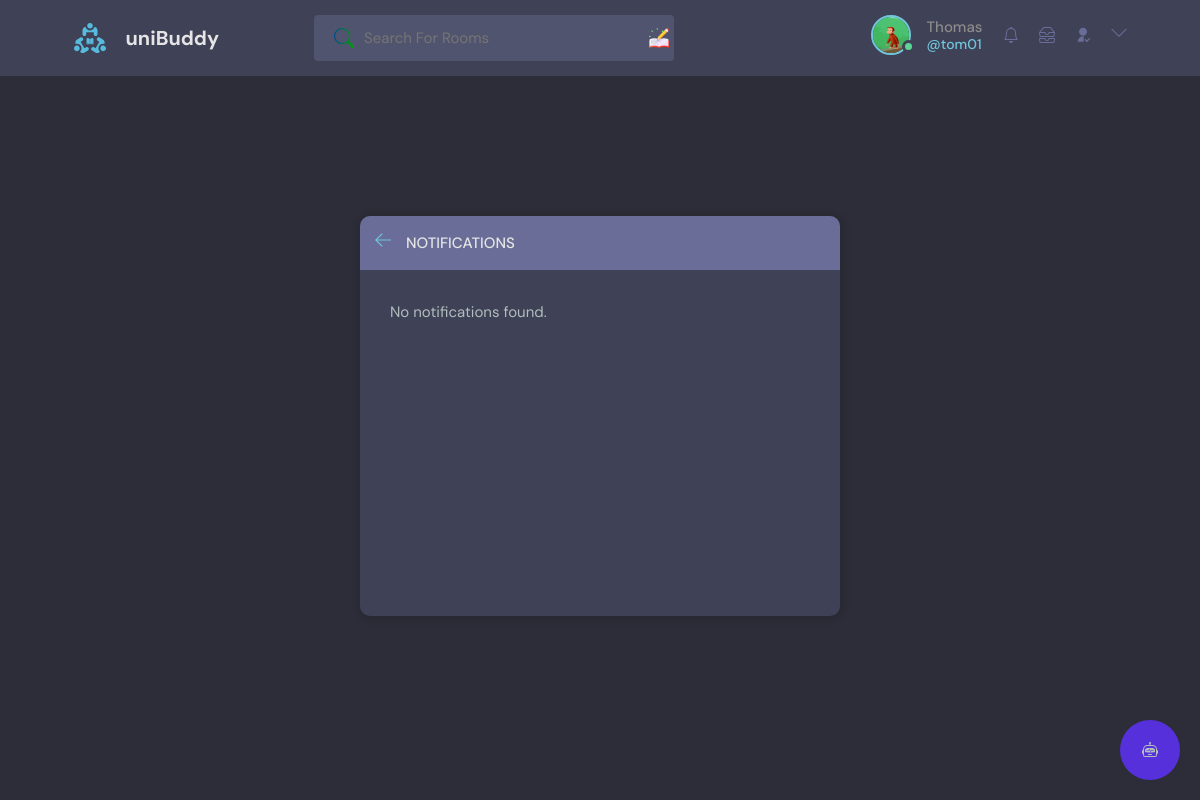
Page /get_notifications/ (signed in) on the earlier database version.
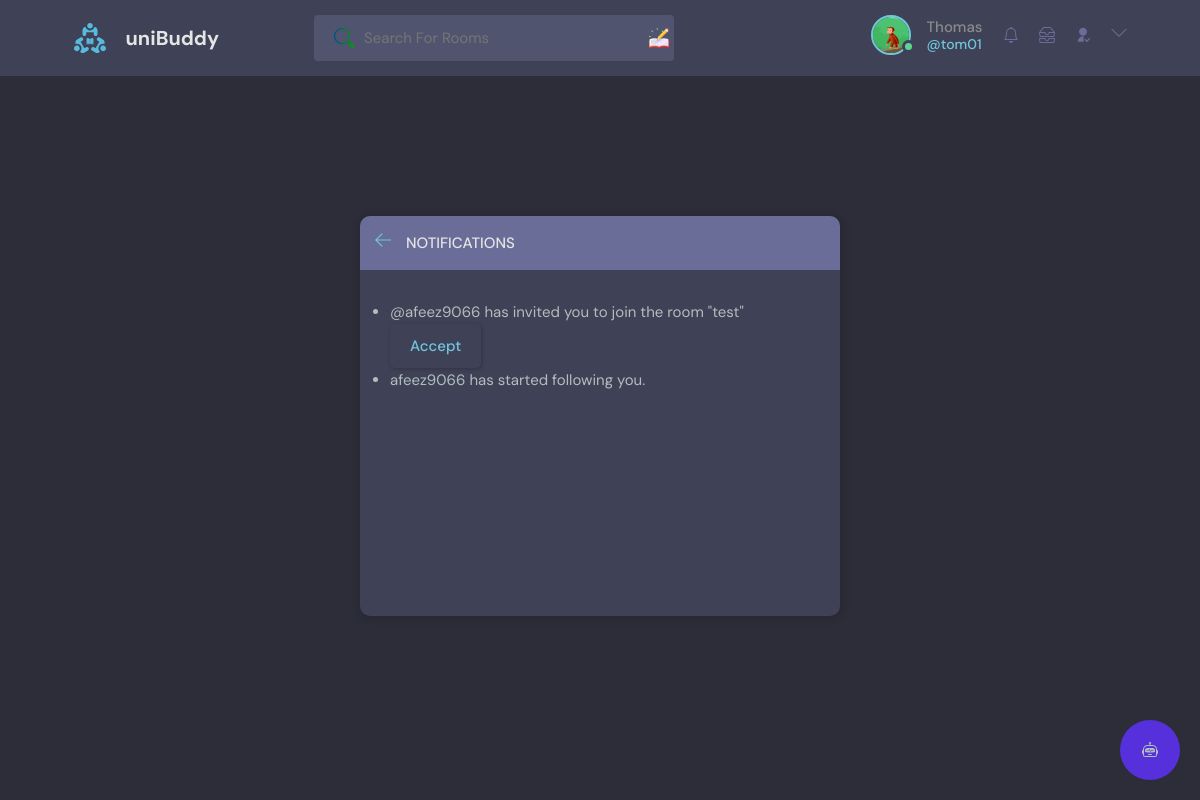
Same page on the later database version.
### base/models.py (models this page shows, shortened)
class Notification(models.Model):
    sender = models.ForeignKey(User, on_delete=models.CASCADE, related_name='sender')
    receiver = models.ForeignKey(User, on_delete=models.CASCADE, related_name='receiver')
    notification_type = models.CharField(max_length=100)
    created_at = models.DateTimeField(auto_now_add=True)
    is_read = models.BooleanField(default=False)
    room = models.ForeignKey(Room, on_delete=models.CASCADE, null=True, blank=True)

class User(AbstractUser):
    name = models.CharField(max_length=200, null=True)
    email = models.EmailField(unique=True, null=True)
    bio = models.TextField(null=True)
    avatar = models.ImageField(null=True, default="avatar.svg")
    followers = models.ManyToManyField('self', related_name='following', blank=True, symmetrical=False)
    follower_count = models.IntegerField(default=0)
    last_checked = models.DateTimeField(auto_now_add=True)
    USERNAME_FIELD = 'email'
    REQUIRED_FIELDS = []

class Room(models.Model):
    host = models.ForeignKey(User, on_delete=models.SET_NULL, null=True)
    topic = models.ForeignKey(Topic, on_delete=models.SET_NULL, null=True)
    name = models.CharField(max_length=200)
    description = models.TextField(null=True, blank=True)
    participants = models.ManyToManyField(
        User, related_name='participants', blank=True)
    updated = models.DateTimeField(auto_now=True)
    created = models.DateTimeField(auto_now_add=True)
    upvotes = models.IntegerField(default=0)
    upvoted_by = models.ManyToManyField(User, related_name='upvoted_rooms')
    is_private = models.BooleanField(default=False)
    access_code = models.CharField(max_length=10, blank=True, null=True)
    admins = models.ManyToManyField(User, related_name="admin_rooms", blank=True)
    class Meta:
        ordering = ['-updated', '-created']

### base/views.py (the view)
# urls.py: path('get_notifications/', views.get_notifications, name='get_notifications'),
def get_notifications(request):
    user = request.user
    notifications = Notification.objects.filter(receiver=request.user).order_by('-created_at')
    user.last_checked = timezone.now()
    user.save()
    return render(request, 'base/notifications.html', {'notifications': notifications})

### base/templatetags/custom_tags.py (called while the page is built)
@register.simple_tag
def unread_messages_count(user):
    return user.messages.filter(is_read=False).count()

### base/templatetags/notification_tags.py (called while the page is built)
@register.simple_tag
def unread_notifications_count(user):
    last_checked = user.last_checked
    return Notification.objects.filter(receiver=user, created_at__gt=last_checked).count()

### base/templates/base/notifications.html (shortened to what this page needs)
{% extends 'main.html' %}
{% load static %}
{% block content %}
<main class="notifications layout">
  <div class="container">
    <div class="layout__box">
      <div class="layout__boxHeader">
        <div class="layout__boxTitle">
          <a href="{% url 'home' %}">
            <svg version="1.1" xmlns="http://www.w3.org/2000/svg" width="32" height="32" viewBox="0 0 32 32">
              <title>arrow-left</title>
              <path
                d="M13.723 2.286l-13.723 13.714 13.719 13.714 1.616-1.611-10.96-10.96h27.625v-2.286h-27.625l10.965-10.965-1.616-1.607z">
              </path>
            </svg>
          </a>
          <h3>Notifications</h3>
        </div>
      </div>
      <div class="notifications-page layout__body">
        {% if notifications %}
          <ul class="list-group">
            {% for notification in notifications %}
            <li class="list-group-item">
              <div class="notification-container">
                <div class="notification-content">
                  {% if notification.notification_type == 'follow' %}
                    <p>{{ notification.sender.username }} has started following you.</p>
                    {% elif notification.notification_type == 'room_invite' %}
                    <p>@{{ notification.sender.username }} has invited you to join the room "{{ notification.room.name }}"</p>
                    <a href="{% url 'join_room' notification.room.pk %}" class="btn btn-primary">Accept</a>
                  {% endif %}
                </div>
              </div>
            </li>
          {% endfor %}
          </ul>
        {% else %}
          <p>No notifications found.</p>
        {% endif %}
      </div>
    </div>
  </div>
</main>
{% endblock content %}

Differences in the rows shown:
added Notification: sender.username "afeez9066", room.name "test"
added Notification: sender.username "afeez9066"
Other differences:
text no longer shown: "No notifications found."
